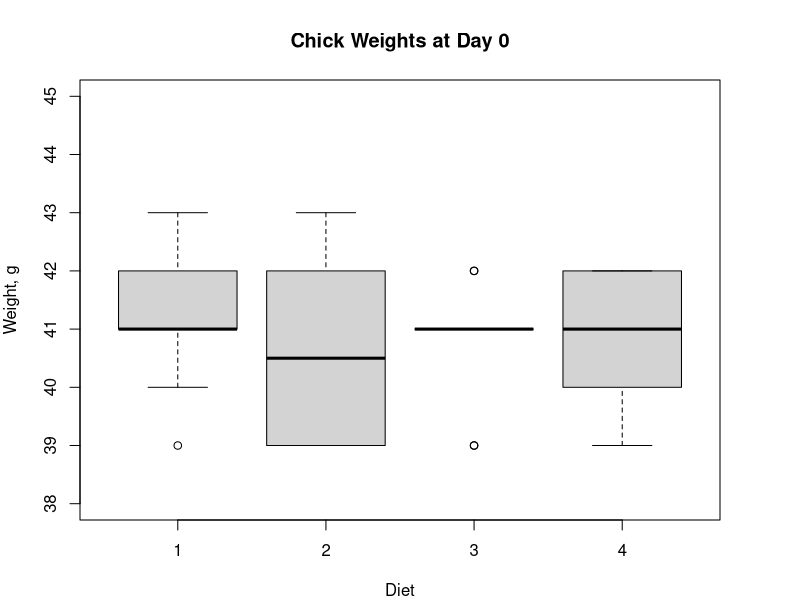

Generate this figure with R: (Note: this script raises an error after producing the figure.)
# Clair Martin
# 2016-09-17
# EEB QBC
# Pinter-Wollman HW Day 2

#### I.1 Weight diff at day 0 ####
#Plot and examine if there is a statistical difference between the weights of chicks
#assigned to different diet treatments on day 0 

# dataframe has 4 col: weight, Time, Chick, Diet

# Get all day 0 samples
day0 = ChickWeight[ChickWeight$Time == 0,]

# run an ANOVA:
anova1=aov(day0$weight~day0$Diet) # set up the statistical test
summary(anova1) # look at the results of the statistical test
tukey_day0 <-TukeyHSD(anova1) # examine each pair using a Tukey test POST HOC to check which are different from eachother

# Plot
#plotfilename = "/Users/jungminson/qbc_martin/Exercises/martin_pinter-wollman_day2_output_chickweightday0_2.pdf";
plotfilename = "/Users/jungminson/qbc_martin/Exercises/martin_pinter-wollman_day2_output_chickweightday0.pdf";

# Create pdf object/open pdf output device
pdf(file=plotfilename,width=6,height=7);

par(mfrow=c(1,1), mar=c(4, 4, 4, 4)); # set subplot pos and size

plot(day0$Diet, day0$weight,
     xlab = "Diet", ylab = "Weight, g", 
     ylim = c(38,45),
     main = "Chick Weights at Day 0");

# Add significance notation
#text(c(1,2,3,4),c(44,44,44,44), # set the location of the letters 
 #    c('A','A','A','A'), # set which letters to display  on the plot
  #   cex=2) # make sure they are large enough to read
# Try to add a table in next subplot
print.data.frame(tukey_day0,show.rownames = F)
write.table(tukey_day0,plotfilename)
# Close output stream
dev.off() # shuts off current output devbice

#### I.2 Weight diff at day 21 ####
#Plot and examine if there is a statistical difference between the weights of chicks
#assigned to different diet treatments at the end of the study (day 21).

# Get all day 0 samples
day21 = ChickWeight[ChickWeight$Time == 21,]

# run an ANOVA:
anova2=aov(day21$weight~day21$Diet) # set up the statistical test
summary(anova2) # look at the results of the statistical test
TukeyHSD(anova2) # examine each pair using a Tukey test POST HOC to check which are different from eachother

# Plot
plotfilename = "/Users/jungminson/qbc_martin/Exercises/martin_pinter-wollman_day2_output_chickweightday21.pdf";

# Create pdf object/open pdf output device
pdf(file=plotfilename,width=6,height=7);

par(mfrow=c(1,1), mar=c(4, 4, 4, 4)); # set subplot pos and size
plot(day21$Diet, day21$weight,
     xlab = "Diet", ylab = "Weight, g", 
     #ylim = c(38,45),
     main = "Chick Weights at Day 21");

# Add significance notation

# Close output stream
dev.off() # shuts off current output devbice

#### I.3 Effect of diet on growth ####
# Is there an effect of diet on chick growth? (HINT: you will need to use a repeated
# measures ANOVA)

anova3 <- aov(ChickWeight$weight ~ ChickWeight$Diet * ChickWeight$Time)
summary(anova3)

#### I.4. Plot diet effects on growth ####
# Plot the effects of diet on chick growth.

# number of ways to do this: plot delta, plot before after box plot gtx style

# try 1
# make dataframe? by diet
g1 = ChickWeight[ChickWeight$Diet == 1,];
g2 = ChickWeight[ChickWeight$Diet == 2,];
g3 = ChickWeight[ChickWeight$Diet == 3,];
g4 = ChickWeight[ChickWeight$Diet == 4,];

# get mean and sd by group and timepoint
# get unique time points by group
timepoints = unique(g1$Time)
#initialize array
n_timepoints <- length(timepoints);
g1_mean = rep(NA,n_timepoints)
g1_sd = rep(NA,n_timepoints)

n=1
for (x in timepoints){
  y = g1[g1$Time == x,];
  
  g1_mean[n] <- mean(y$weight);
  g1_sd[n] <- sd(y$weight);
  
  rm(y)
  n=n+1
}

# get unique time points by group
timepoints = unique(g2$Time)
#initialize array
n_timepoints <- length(timepoints);
g2_mean = rep(NA,n_timepoints)
g2_sd = rep(NA,n_timepoints)

n=1
for (x in timepoints){
  y = g2[g2$Time == x,];
  
  g2_mean[n] <- mean(y$weight);
  g2_sd[n] <- sd(y$weight);
  
  rm(y)
  n=n+1
}

# get unique time points by group
timepoints = unique(g3$Time)
#initialize array
n_timepoints <- length(timepoints);
g3_mean = rep(NA,n_timepoints)
g3_sd = rep(NA,n_timepoints)

n=1
for (x in timepoints){
  y = g3[g3$Time == x,];
  
  g3_mean[n] <- mean(y$weight);
  g3_sd[n] <- sd(y$weight);
  
  rm(y)
  n=n+1
}

# get unique time points by group
timepoints = unique(g4$Time)
#initialize array
n_timepoints <- length(timepoints);
g4_mean = rep(NA,n_timepoints)
g4_sd = rep(NA,n_timepoints)

n=1
for (x in timepoints){
  y = g4[g4$Time == x,];
  
  g4_mean[n] <- mean(y$weight);
  g4_sd[n] <- sd(y$weight);
  
  rm(y)
  n=n+1
}

# ref: http://stackoverflow.com/questions/15063287/add-error-bars-to-show-standard-deviation-on-a-plot-in-r


#quartz()

plotfilename = "/Users/jungminson/qbc_martin/Exercises/Outputs/martin_pinter-wollman_day2_output_DietEffectsOnGrowth.pdf";

# Create pdf object/open pdf output device
pdf(file=plotfilename,width=10,height=7.5);

par(mfrow=c(1,1), mar=c(4, 4, 4, 4)); # set subplot pos and size

x = timepoints-0.18;
y = g1_mean;
sd = g1_sd;

plot (x, y, ylim = c(0,400), xlim = c(-1,22), 
      cex = 0.5, pch = 19, 
      xlab = "Days", ylab = "Weight, g",
      main = "Chick Weight (g) Mean and SD by Diet"
)
epsilon = 0.02
for(i in 1:n_timepoints) {
  up = y[i] + sd[i]
  low = y[i] - sd[i]
  segments(x[i],low , x[i], up)
  segments(x[i]-epsilon, up , x[i]+epsilon, up)
  segments(x[i]-epsilon, low , x[i]+epsilon, low)
}

x = timepoints-0.06;
y = g2_mean;
sd = g2_sd;
plotcol = "red";

matplot(x,y, col= plotcol, cex = 0.5, pch = 19, add = T)
epsilon = 0.02
for(i in 1:n_timepoints) {
  up = y[i] + sd[i]
  low = y[i] - sd[i]
  segments(x[i],low , x[i], up, col = plotcol)
  segments(x[i]-epsilon, up , x[i]+epsilon, up, col = plotcol)
  segments(x[i]-epsilon, low , x[i]+epsilon, low, col = plotcol)
}

x = timepoints+0.06;
y = g3_mean;
sd = g3_sd;
plotcol = "blue";

matplot(x,y, col= plotcol, cex = 0.5, pch = 19, add = T)
epsilon = 0.02
for(i in 1:n_timepoints) {
  up = y[i] + sd[i]
  low = y[i] - sd[i]
  segments(x[i],low , x[i], up, col = plotcol)
  segments(x[i]-epsilon, up , x[i]+epsilon, up, col = plotcol)
  segments(x[i]-epsilon, low , x[i]+epsilon, low, col = plotcol)
}

x = timepoints+0.18;
y = g4_mean;
sd = g4_sd;
plotcol = "green";

matplot(x,y, col= plotcol, cex = 0.5, pch = 19, add = T)
epsilon = 0.02
for(i in 1:n_timepoints) {
  up = y[i] + sd[i]
  low = y[i] - sd[i]
  segments(x[i],low , x[i], up, col = plotcol)
  segments(x[i]-epsilon, up , x[i]+epsilon, up, col = plotcol)
  segments(x[i]-epsilon, low , x[i]+epsilon, low, col = plotcol)
}

legend(0,375, # set the location x, y 
       c("Diet 1", "Diet 2", "Diet 3", "Diet 4"), # text to display
       text.col=c("black", "red", "blue", "green"), #text color
       bty ='n') # remove outline of legend box
dev.off() # shuts off current output devbice


#### I.5 Chick growth unq color plot ####
# Using a ‘for’ loop, plot the growth of each chick in a different color, all on the same plot
n_chicks = length(unique(ChickWeight$Chick))
#quartz();

plotfilename = "/Users/jungminson/qbc_martin/Exercises/Outputs/martin_pinter-wollman_day2_output_IndividualChickGrowth.pdf";

# Create pdf object/open pdf output device
pdf(file=plotfilename,width=10,height=7.5);

ylims = c(0,400)
for (n in 1:n_chicks){
  ii = ChickWeight[ChickWeight$Chick == n,]
  
  if (n == 1){
    plot(ii$Time, ii$weight, 
         type = "l", cex = 0.5, col=rainbow(n_chicks*10)[n*10], 
         ylim = ylims, 
         ylab = "Weight, g", xlab = "Days",
         main = "Chick Weight (g) by Individual")
  } else {
    matplot(ii$Time, ii$weight, type = "l", cex = 0.5, col=rainbow(n_chicks*10)[n*10], add = T)
  }
  
  rm(ii)
}

dev.off()
#### II Population Growth model ####

# not reached in lecture.